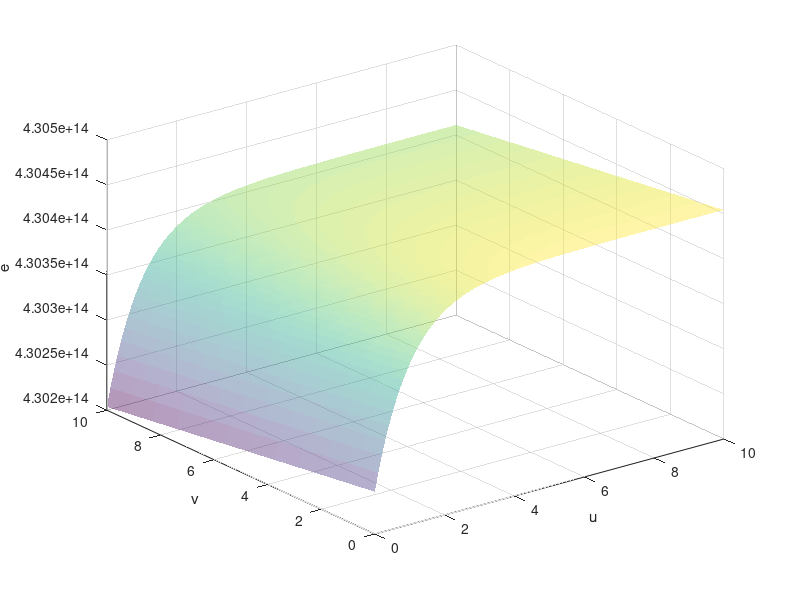

This figure's MATLAB source:
clc;

n = 15;

u = 1;
v = 1;

eta = 0.1;

err = (u*exp(v) - 2*v*exp(-u))^2;

%plot surface
[x,y] = meshgrid(linspace(0,10,100));
E = (x*exp(y) - 2*y*exp(-x))^2;
surf(x,y,real(E),'linestyle','none','facealpha',0.4);
xlabel('u');
ylabel('v');
zlabel('e');

fprintf('Iteration: %i, u: %d, v: %d E: %d\n', 0, u, v, err)

for i = 1:n
   
   u = u - eta * (2 * (exp(v) + 2*v*exp(-u)) * (u*exp(v) - 2*v*exp(-u)));
   v = v - eta * (2 * (u*exp(v) - 2*exp(-u)) * (u*exp(v) - 2*v*exp(-u)));
      
   err = (u*exp(v) - 2*v*exp(-u))^2;
      
   fprintf('Iteration: %i, u: %d, v: %d E: %d\n', i, u, v, err)
      
end

